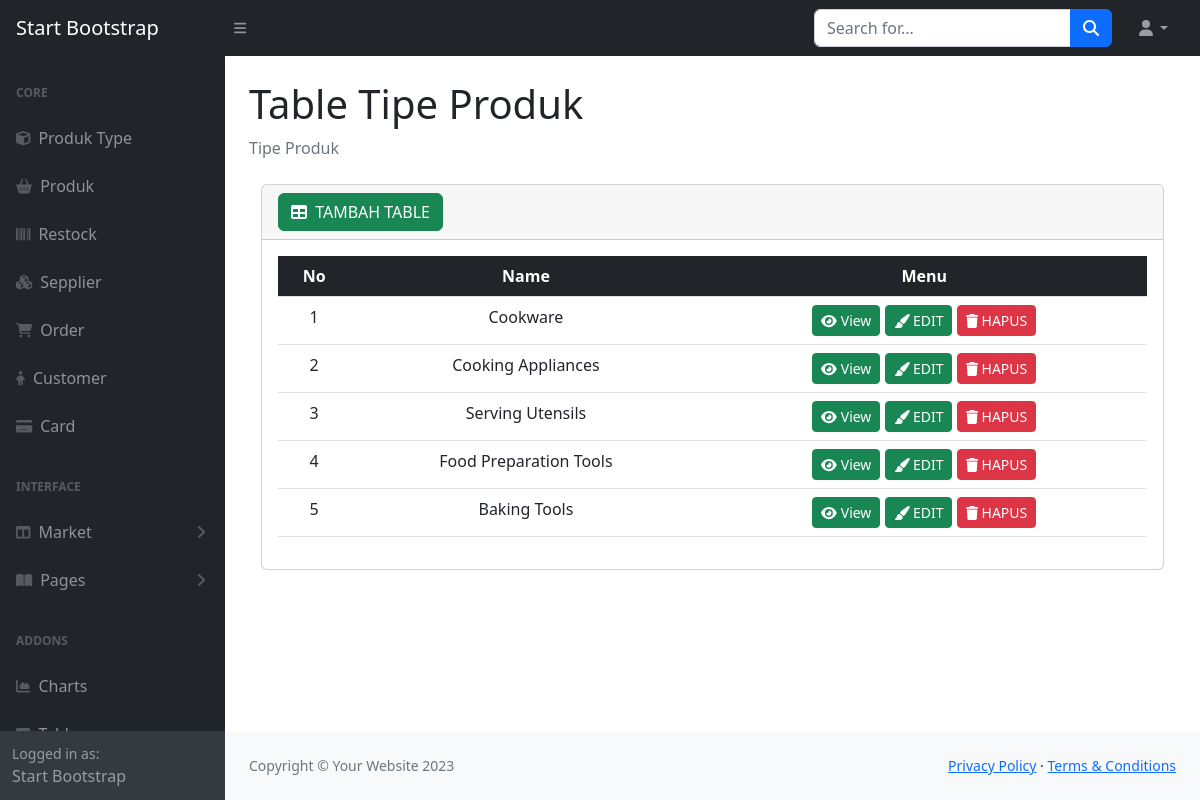
Screenshot of /halaman_belakang/produk_type.php with the database file from the repository.
### tables this page shows
CREATE TABLE `product_type` (
  `id` int(11) NOT NULL,
  `name` varchar(45) DEFAULT NULL
);

### halaman_belakang/produk_type.php (the view, shortened to what this page needs)
<?php
include '../databases/koneksi.php';
$query = "SELECT * FROM product_type";
$sql = mysqli_query($koneksi, $query);
?>
<!DOCTYPE html>
<html lang="en">
<head>
    <link href="https://cdn.jsdelivr.net/npm/simple-datatables@7.1.2/dist/style.min.css" rel="stylesheet" />
    <link href="css/styles.css" rel="stylesheet" />
</head>
<body class="sb-nav-fixed">
    <nav class="sb-topnav navbar navbar-expand navbar-dark bg-dark">
        <a class="navbar-brand ps-3" href="index.html">Start Bootstrap</a>
        <button class="btn btn-link btn-sm order-1 order-lg-0 me-4 me-lg-0" id="sidebarToggle" href="#!"><i class="fas fa-bars"></i></button>
        <form class="d-none d-md-inline-block form-inline ms-auto me-0 me-md-3 my-2 my-md-0">
            <div class="input-group">
                <input class="form-control" type="text" placeholder="Search for..." aria-label="Search for..." aria-describedby="btnNavbarSearch" />
                <button class="btn btn-primary" id="btnNavbarSearch" type="button"><i class="fas fa-search"></i></button>
            </div>
        </form>
        <ul class="navbar-nav ms-auto ms-md-0 me-3 me-lg-4">
            <li class="nav-item dropdown">
                <a class="nav-link dropdown-toggle" id="navbarDropdown" href="#" role="button" data-bs-toggle="dropdown" aria-expanded="false"><i class="fas fa-user fa-fw"></i></a>
            </li>
        </ul>
    </nav>
    <div id="layoutSidenav">
        <div id="layoutSidenav_nav">
            <nav class="sb-sidenav accordion sb-sidenav-dark" id="sidenavAccordion">
                <div class="sb-sidenav-menu">
                    <div class="nav">
                        <div class="sb-sidenav-menu-heading">Core</div>
                        <a class="nav-link" href="produk_type.php">
                            <div class="sb-nav-link-icon"><i class="fa fa-cube" aria-hidden="true"></i></div>
                            Produk Type
                        </a>
                        <a class="nav-link" href="produk_table.php">
                            <div class="sb-nav-link-icon"><i class="fa fa-shopping-basket" aria-hidden="true"></i></div>
                            Produk
                        </a>
                        <a class="nav-link" href="restock.php">
                            <div class="sb-nav-link-icon"><i class="fa fa-barcode" aria-hidden="true"></i></div>
                            Restock
                        </a>
                        <a class="nav-link" href="supplier.php">
                            <div class="sb-nav-link-icon"><i class="fa fa-cubes" aria-hidden="true"></i></div>
                            Sepplier
                        </a>
                        <a class="nav-link" href="order.php">
                            <div class="sb-nav-link-icon"><i class="fa fa-shopping-cart" aria-hidden="true"></i></div>
                            Order
                        </a>
                        <a class="nav-link" href="customer.php">
                            <div class="sb-nav-link-icon"><i class="fa fa-child" aria-hidden="true"></i></div>
                            Customer
                        </a>
                        <a class="nav-link" href="card.php">
                            <div class="sb-nav-link-icon"><i class="fa fa-credit-card-alt" aria-hidden="true"></i></div>
                            Card
                        </a>
                        <div class="sb-sidenav-menu-heading">Interface</div>
                        <a class="nav-link collapsed" href="#" data-bs-toggle="collapse" data-bs-target="#collapseLayouts" aria-expanded="false" aria-controls="collapseLayouts">
                            <div class="sb-nav-link-icon"><i class="fas fa-columns"></i></div>
                            Market
                            <div class="sb-sidenav-collapse-arrow"><i class="fas fa-angle-down"></i></div>
                        </a>
                        <a class="nav-link collapsed" href="#" data-bs-toggle="collapse" data-bs-target="#collapsePages" aria-expanded="false" aria-controls="collapsePages">
                            <div class="sb-nav-link-icon"><i class="fas fa-book-open"></i></div>
                            Pages
                            <div class="sb-sidenav-collapse-arrow"><i class="fas fa-angle-down"></i></div>
                        </a>
                        <div class="sb-sidenav-menu-heading">Addons</div>
                        <a class="nav-link" href="charts.html">
                            <div class="sb-nav-link-icon"><i class="fas fa-chart-area"></i></div>
                            Charts
                        </a>
                        <a class="nav-link" href="tables.html">
                            <div class="sb-nav-link-icon"><i class="fas fa-table"></i></div>
                        </a>
                    </div>
                </div>
                <div class="sb-sidenav-footer">
                    <div class="small">Logged in as:</div>
                    Start Bootstrap
                </div>
            </nav>
        </div>
        <div id="layoutSidenav_content">
            <main>
                <div class="container-fluid px-4">
                    <h1 class="mt-4">Table Tipe Produk</h1>
                    <ol class="breadcrumb mb-4">
                        <li class="breadcrumb-item active">Tipe Produk</li>
                    </ol>
                    <div class="container">
                        <div class="card mb-4">
                            <div class="card-header">
                                <a href="tambah_type/tambah_type.php" class="btn btn-success"><i class="fas fa-table me-1"></i>
                                    TAMBAH TABLE</a>
                            </div>
                            <div class="card-body">
                                <table class="table table-border table-hover py-4 text-center">
                                    <thead class="bg-dark text-white">
                                        <tr>
                                            <th>No</th>
                                            <th>Name</th>
                                            <th>Menu</th>
                                        </tr>
                                    </thead>
                                    <tbody>
                                        <?php
                                        $nomor = 1;
                                        while ($tabel = mysqli_fetch_assoc($sql)) {
                                        ?>
                                            <tr>
                                                <td><?= $nomor ?></td>
                                                <td><?= $tabel['name'] ?></td>
                                                <td>
                                                <a href="tambah_type/view.php?view=<?= $tabel['id'] ?>"" type=" button" class="btn btn-success btn-sm">
                                                    <i class="fa fa-eye" aria-hidden="true"></i>
                                                    View
                                                </a>
                                                <a href="tambah_type/tambah_type.php?edit=<?= $tabel['id'] ?>"" type=" button" class="btn btn-success btn-sm">
                                                    <i class="fa fa-paint-brush" aria-hidden="true"></i>
                                                    EDIT
                                                </a>
                                                    <a href="tambah_type/proses_type.php?hapus=<?= $tabel['id'] ?>" type="button" class="btn btn-danger btn-sm" onClick="return confirm('apakah anda yakin ingin menghapus data???')">
                                                        <i class="fa fa-trash"></i>
                                                        HAPUS
                                                    </a>
                                                </td>
                                            </tr>
                                        <?php
                                            $nomor++;
                                        }
                                        ?>
                                    </tbody>
                                </table>
                            </div>
                        </div>
                    </div>
                </div>
            </main>
            <footer class="py-4 bg-light mt-auto">
                <div class="container-fluid px-4">
                    <div class="d-flex align-items-center justify-content-between small">
                        <div class="text-muted">Copyright &copy; Your Website 2023</div>
                        <div>
                            <a href="#">Privacy Policy</a>
                            &middot;
                            <a href="#">Terms &amp; Conditions</a>
                        </div>
                    </div>
                </div>
            </footer>
        </div>
    </div>
</body>
</html>

### rows the page displays
product_type: name "Cookware"
product_type: name "Cooking Appliances"
product_type: name "Serving Utensils"
product_type: name "Food Preparation Tools"
product_type: name "Baking Tools"
